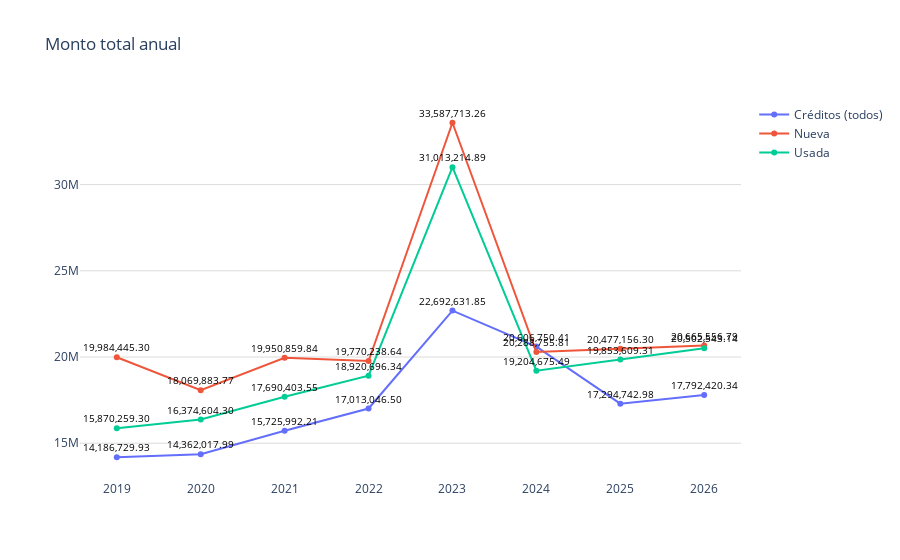

The code cell stored with this chart in its notebook:
### Code cell
forecast_creditosgral_totales_pachuca = pd.concat([total_todos_pachuca, total_nueva_pachuca,total_usada_pachuca], ignore_index=True)
# Datos
trimestres = forecast_creditosgral_totales_pachuca['año']
modalidades = forecast_creditosgral_totales_pachuca['modalidad']
montos = forecast_creditosgral_totales_pachuca['montos']

# Limpiar las cadenas de montos y convertirlas a números
promedios_limpios = [float(montos.replace(',', '')) for montos in montos]

fig = go.Figure()
# Agregar líneas para cada modalidad
for modalidad in modalidades.unique():
    df_modalidad = forecast_creditosgral_totales_pachuca[forecast_creditosgral_totales_pachuca['modalidad'] == modalidad]
    fig.add_trace(go.Scatter(
        x=df_modalidad['año'],
        y=df_modalidad['montos'].apply(lambda x: float(x.replace(',', ''))),  # Usar los montos limpios
        mode='markers+lines',
        name=modalidad
    ))

fig.update_layout(
    title='Monto total anual',
    yaxis=dict(gridcolor='#dddcda'),
    plot_bgcolor='rgba(0,0,0,0)',  # Color de fondo del gráfico
)

# Agregar etiquetas de texto a los puntos
for trace in fig.data:
    df_modalidad = forecast_creditosgral_totales_pachuca[forecast_creditosgral_totales_pachuca['modalidad'] == trace.name]
    for i, point in enumerate(trace.y):
        fig.add_annotation(
            x=trace.x[i], 
            y=point, 
            text=f'{df_modalidad.iloc[i]["montos"]}', 
            showarrow=False,
            font=dict(color='black', size=10),
            yshift=10
        )


# Exportar gráfica como archivo HTML
def guardar_grafico_como_html(fig, nombre_archivo, carpeta='assets/graficas'):
    # Crear la carpeta si no existe
    if not os.path.exists(carpeta):
        os.makedirs(carpeta)
    # Guardar la gráfica como archivo HTML en la carpeta especificada
    pio.write_html(fig, os.path.join(carpeta, f'{nombre_archivo}.html'))

# Exportar
guardar_grafico_como_html(fig, 'g_scatt_forecast_creditgral_promedio', carpeta='assets/graficas')
fig.show()

### Figure 1 — Plotly figure (JSON) as saved in the notebook; plotly's stock layout.template omitted (floating-point values rounded to 4 significant figures)
{"data": [{"mode": "markers+lines", "name": "Créditos (todos)", "type": "scatter", "x": [2019, 2020, 2021, 2022, 2023, 2024, 2025, 2026], "y": [14190000.0, 14360000.0, 15730000.0, 17010000.0, 22690000.0, 20610000.0, 17290000.0, 17790000.0]}, {"mode": "markers+lines", "name": "Nueva", "type": "scatter", "x": [2019, 2020, 2021, 2022, 2023, 2024, 2025, 2026], "y": [19980000.0, 18070000.0, 19950000.0, 19770000.0, 33590000.0, 20290000.0, 20480000.0, 20670000.0]}, {"mode": "markers+lines", "name": "Usada", "type": "scatter", "x": [2019, 2020, 2021, 2022, 2023, 2024, 2025, 2026], "y": [15870000.0, 16370000.0, 17690000.0, 18920000.0, 31010000.0, 19200000.0, 19850000.0, 20500000.0]}], "layout": {"annotations": [{"font": {"color": "black", "size": 10}, "showarrow": false, "text": "14,186,729.93", "x": 2019, "y": 14190000.0, "yshift": 10}, {"font": {"color": "black", "size": 10}, "showarrow": false, "text": "14,362,017.99", "x": 2020, "y": 14360000.0, "yshift": 10}, {"font": {"color": "black", "size": 10}, "showarrow": false, "text": "15,725,992.21", "x": 2021, "y": 15730000.0, "yshift": 10}, {"font": {"color": "black", "size": 10}, "showarrow": false, "text": "17,013,046.50", "x": 2022, "y": 17010000.0, "yshift": 10}, {"font": {"color": "black", "size": 10}, "showarrow": false, "text": "22,692,631.85", "x": 2023, "y": 22690000.0, "yshift": 10}, {"font": {"color": "black", "size": 10}, "showarrow": false, "text": "20,606,750.41", "x": 2024, "y": 20610000.0, "yshift": 10}, {"font": {"color": "black", "size": 10}, "showarrow": false, "text": "17,294,742.98", "x": 2025, "y": 17290000.0, "yshift": 10}, {"font": {"color": "black", "size": 10}, "showarrow": false, "text": "17,792,420.34", "x": 2026, "y": 17790000.0, "yshift": 10}, {"font": {"color": "black", "size": 10}, "showarrow": false, "text": "19,984,445.30", "x": 2019, "y": 19980000.0, "yshift": 10}, {"font": {"color": "black", "size": 10}, "showarrow": false, "text": "18,069,883.77", "x": 2020, "y": 18070000.0, "yshift": 10}, {"font": {"color": "black", "size": 10}, "showarrow": false, "text": "19,950,859.84", "x": 2021, "y": 19950000.0, "yshift": 10}, {"font": {"color": "black", "size": 10}, "showarrow": false, "text": "19,770,238.64", "x": 2022, "y": 19770000.0, "yshift": 10}, {"font": {"color": "black", "size": 10}, "showarrow": false, "text": "33,587,713.26", "x": 2023, "y": 33590000.0, "yshift": 10}, {"font": {"color": "black", "size": 10}, "showarrow": false, "text": "20,288,755.81", "x": 2024, "y": 20290000.0, "yshift": 10}, {"font": {"color": "black", "size": 10}, "showarrow": false, "text": "20,477,156.30", "x": 2025, "y": 20480000.0, "yshift": 10}, {"font": {"color": "black", "size": 10}, "showarrow": false, "text": "20,665,556.79", "x": 2026, "y": 20670000.0, "yshift": 10}, {"font": {"color": "black", "size": 10}, "showarrow": false, "text": "15,870,259.30", "x": 2019, "y": 15870000.0, "yshift": 10}, {"font": {"color": "black", "size": 10}, "showarrow": false, "text": "16,374,604.30", "x": 2020, "y": 16370000.0, "yshift": 10}, {"font": {"color": "black", "size": 10}, "showarrow": false, "text": "17,690,403.55", "x": 2021, "y": 17690000.0, "yshift": 10}, {"font": {"color": "black", "size": 10}, "showarrow": false, "text": "18,920,696.34", "x": 2022, "y": 18920000.0, "yshift": 10}, {"font": {"color": "black", "size": 10}, "showarrow": false, "text": "31,013,214.89", "x": 2023, "y": 31010000.0, "yshift": 10}, {"font": {"color": "black", "size": 10}, "showarrow": false, "text": "19,204,675.49", "x": 2024, "y": 19200000.0, "yshift": 10}, {"font": {"color": "black", "size": 10}, "showarrow": false, "text": "19,853,609.31", "x": 2025, "y": 19850000.0, "yshift": 10}, {"font": {"color": "black", "size": 10}, "showarrow": false, "text": "20,502,543.14", "x": 2026, "y": 20500000.0, "yshift": 10}], "plot_bgcolor": "rgba(0,0,0,0)", "title": {"text": "Monto total anual"}, "yaxis": {"gridcolor": "#dddcda"}}}
